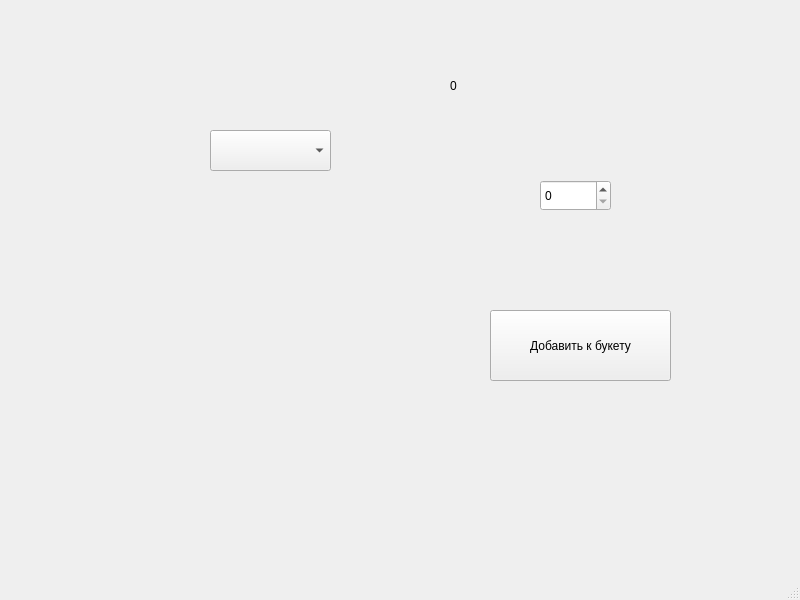
<?xml version="1.0" encoding="UTF-8"?>
<ui version="4.0">
 <class>anotherwindow</class>
 <widget class="QMainWindow" name="anotherwindow">
  <property name="geometry">
   <rect>
    <x>0</x>
    <y>0</y>
    <width>800</width>
    <height>600</height>
   </rect>
  </property>
  <property name="windowTitle">
   <string>MainWindow</string>
  </property>
  <widget class="QWidget" name="centralwidget">
   <widget class="QPushButton" name="pushButton">
    <property name="geometry">
     <rect>
      <x>490</x>
      <y>310</y>
      <width>181</width>
      <height>71</height>
     </rect>
    </property>
    <property name="text">
     <string>Добавить к букету</string>
    </property>
   </widget>
   <widget class="QSpinBox" name="spinBox">
    <property name="geometry">
     <rect>
      <x>540</x>
      <y>180</y>
      <width>71</width>
      <height>31</height>
     </rect>
    </property>
    <property name="minimum">
     <number>0</number>
    </property>
    <property name="maximum">
     <number>10</number>
    </property>
   </widget>
   <widget class="QLabel" name="label">
    <property name="geometry">
     <rect>
      <x>330</x>
      <y>120</y>
      <width>161</width>
      <height>41</height>
     </rect>
    </property>
    <property name="text">
     <string/>
    </property>
   </widget>
   <widget class="QLabel" name="label_2">
    <property name="geometry">
     <rect>
      <x>450</x>
      <y>60</y>
      <width>171</width>
      <height>51</height>
     </rect>
    </property>
    <property name="text">
     <string>0</string>
    </property>
   </widget>
   <widget class="QComboBox" name="comboBox">
    <property name="geometry">
     <rect>
      <x>210</x>
      <y>130</y>
      <width>121</width>
      <height>41</height>
     </rect>
    </property>
   </widget>
  </widget>
  <widget class="QMenuBar" name="menubar">
   <property name="geometry">
    <rect>
     <x>0</x>
     <y>0</y>
     <width>800</width>
     <height>21</height>
    </rect>
   </property>
  </widget>
  <widget class="QStatusBar" name="statusbar"/>
 </widget>
 <resources/>
 <connections/>
</ui>
